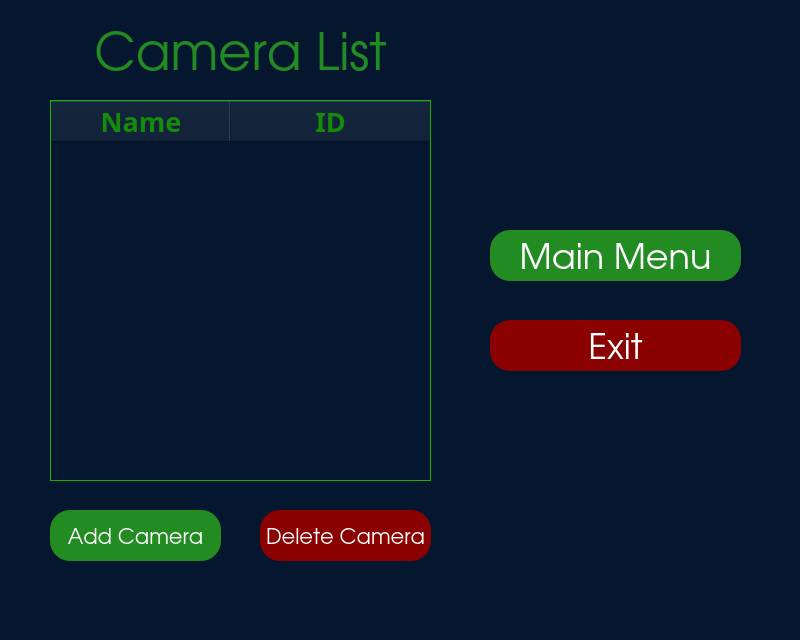
<?xml version="1.0" encoding="UTF-8"?>
<ui version="4.0">
 <class>StartMenu</class>
 <widget class="QMainWindow" name="StartMenu">
  <property name="geometry">
   <rect>
    <x>0</x>
    <y>0</y>
    <width>800</width>
    <height>640</height>
   </rect>
  </property>
  <property name="sizePolicy">
   <sizepolicy hsizetype="Fixed" vsizetype="Fixed">
    <horstretch>0</horstretch>
    <verstretch>0</verstretch>
   </sizepolicy>
  </property>
  <property name="windowTitle">
   <string>Face Mask Detector</string>
  </property>
  <property name="styleSheet">
   <string notr="true">background-color: rgb(5, 23, 47);</string>
  </property>
  <widget class="QWidget" name="centralwidget">
   <widget class="QLabel" name="camera_list_label">
    <property name="geometry">
     <rect>
      <x>50</x>
      <y>20</y>
      <width>381</width>
      <height>61</height>
     </rect>
    </property>
    <property name="font">
     <font>
      <family>URW Gothic L</family>
      <pointsize>38</pointsize>
      <weight>9</weight>
      <italic>false</italic>
      <bold>false</bold>
     </font>
    </property>
    <property name="styleSheet">
     <string notr="true">border: transparent;
background-color: transparent;
color:#228B22;
font: 75 38pt &quot;URW Gothic L&quot;;
</string>
    </property>
    <property name="text">
     <string>Camera List</string>
    </property>
    <property name="alignment">
     <set>Qt::AlignCenter</set>
    </property>
   </widget>
   <widget class="QPushButton" name="add_cam_button">
    <property name="geometry">
     <rect>
      <x>50</x>
      <y>510</y>
      <width>171</width>
      <height>51</height>
     </rect>
    </property>
    <property name="font">
     <font>
      <family>URW Gothic L</family>
      <pointsize>16</pointsize>
      <weight>9</weight>
      <italic>false</italic>
      <bold>false</bold>
     </font>
    </property>
    <property name="cursor">
     <cursorShape>PointingHandCursor</cursorShape>
    </property>
    <property name="styleSheet">
     <string notr="true">QPushButton{
font: 75 16pt &quot;URW Gothic L&quot;;
border:1px transparent;
border-radius: 20px;
color: #fff;
background-color: #228B22;
border: transparent
}

QPushButton:hover {
color: #fff;
background-color: #006400;
border: transparent
}</string>
    </property>
    <property name="text">
     <string>Add Camera</string>
    </property>
   </widget>
   <widget class="QPushButton" name="main_menu_button">
    <property name="geometry">
     <rect>
      <x>490</x>
      <y>230</y>
      <width>251</width>
      <height>51</height>
     </rect>
    </property>
    <property name="font">
     <font>
      <family>URW Gothic L</family>
      <pointsize>26</pointsize>
      <weight>9</weight>
      <italic>false</italic>
      <bold>false</bold>
     </font>
    </property>
    <property name="cursor">
     <cursorShape>PointingHandCursor</cursorShape>
    </property>
    <property name="styleSheet">
     <string notr="true">QPushButton{
font: 75 26pt &quot;URW Gothic L&quot;;
border:1px transparent;
border-radius: 20px;
color: #fff;
background-color: #228B22;
border: transparent
}

QPushButton:hover {
color: #fff;
background-color: #006400;
border: transparent
}</string>
    </property>
    <property name="text">
     <string>Main Menu</string>
    </property>
   </widget>
   <widget class="QPushButton" name="exit_button">
    <property name="geometry">
     <rect>
      <x>490</x>
      <y>320</y>
      <width>251</width>
      <height>51</height>
     </rect>
    </property>
    <property name="font">
     <font>
      <family>URW Gothic L</family>
      <pointsize>26</pointsize>
      <weight>9</weight>
      <italic>false</italic>
      <bold>false</bold>
     </font>
    </property>
    <property name="cursor">
     <cursorShape>PointingHandCursor</cursorShape>
    </property>
    <property name="styleSheet">
     <string notr="true">QPushButton{
font: 75 26pt &quot;URW Gothic L&quot;;
border:1px transparent;
border-radius: 20px;
color: #fff;
background-color: #8B0000;
border: transparent
}

QPushButton:hover {
color: #fff;
background-color: rgb(121, 0, 0);
border: transparent
}

</string>
    </property>
    <property name="text">
     <string>Exit</string>
    </property>
   </widget>
   <widget class="QPushButton" name="delete_cam_button">
    <property name="geometry">
     <rect>
      <x>260</x>
      <y>510</y>
      <width>171</width>
      <height>51</height>
     </rect>
    </property>
    <property name="font">
     <font>
      <family>URW Gothic L</family>
      <pointsize>16</pointsize>
      <weight>9</weight>
      <italic>false</italic>
      <bold>false</bold>
     </font>
    </property>
    <property name="cursor">
     <cursorShape>PointingHandCursor</cursorShape>
    </property>
    <property name="styleSheet">
     <string notr="true">QPushButton{
font: 75 16pt &quot;URW Gothic L&quot;;
border:1px transparent;
border-radius: 20px;
color: #fff;
background-color: #8B0000;
border: transparent
}

QPushButton:hover {
color: #fff;
background-color: rgb(121, 0, 0);
border: transparent
}

</string>
    </property>
    <property name="text">
     <string>Delete Camera</string>
    </property>
   </widget>
   <widget class="QTableWidget" name="camera_table">
    <property name="geometry">
     <rect>
      <x>50</x>
      <y>100</y>
      <width>381</width>
      <height>381</height>
     </rect>
    </property>
    <property name="palette">
     <palette>
      <active>
       <colorrole role="WindowText">
        <brush brushstyle="SolidPattern">
         <color alpha="255">
          <red>21</red>
          <green>180</green>
          <blue>8</blue>
         </color>
        </brush>
       </colorrole>
       <colorrole role="Button">
        <brush brushstyle="SolidPattern">
         <color alpha="255">
          <red>20</red>
          <green>30</green>
          <blue>60</blue>
         </color>
        </brush>
       </colorrole>
       <colorrole role="Text">
        <brush brushstyle="SolidPattern">
         <color alpha="255">
          <red>21</red>
          <green>180</green>
          <blue>8</blue>
         </color>
        </brush>
       </colorrole>
       <colorrole role="ButtonText">
        <brush brushstyle="SolidPattern">
         <color alpha="255">
          <red>21</red>
          <green>180</green>
          <blue>8</blue>
         </color>
        </brush>
       </colorrole>
       <colorrole role="Base">
        <brush brushstyle="SolidPattern">
         <color alpha="255">
          <red>20</red>
          <green>30</green>
          <blue>60</blue>
         </color>
        </brush>
       </colorrole>
       <colorrole role="Window">
        <brush brushstyle="SolidPattern">
         <color alpha="255">
          <red>20</red>
          <green>30</green>
          <blue>60</blue>
         </color>
        </brush>
       </colorrole>
       <colorrole role="Highlight">
        <brush brushstyle="SolidPattern">
         <color alpha="255">
          <red>0</red>
          <green>0</green>
          <blue>205</blue>
         </color>
        </brush>
       </colorrole>
       <colorrole role="ToolTipText">
        <brush brushstyle="SolidPattern">
         <color alpha="255">
          <red>0</red>
          <green>209</green>
          <blue>0</blue>
         </color>
        </brush>
       </colorrole>
      </active>
      <inactive>
       <colorrole role="WindowText">
        <brush brushstyle="SolidPattern">
         <color alpha="255">
          <red>21</red>
          <green>180</green>
          <blue>8</blue>
         </color>
        </brush>
       </colorrole>
       <colorrole role="Button">
        <brush brushstyle="SolidPattern">
         <color alpha="255">
          <red>20</red>
          <green>30</green>
          <blue>60</blue>
         </color>
        </brush>
       </colorrole>
       <colorrole role="Text">
        <brush brushstyle="SolidPattern">
         <color alpha="255">
          <red>21</red>
          <green>180</green>
          <blue>8</blue>
         </color>
        </brush>
       </colorrole>
       <colorrole role="ButtonText">
        <brush brushstyle="SolidPattern">
         <color alpha="255">
          <red>21</red>
          <green>180</green>
          <blue>8</blue>
         </color>
        </brush>
       </colorrole>
       <colorrole role="Base">
        <brush brushstyle="SolidPattern">
         <color alpha="255">
          <red>20</red>
          <green>30</green>
          <blue>60</blue>
         </color>
        </brush>
       </colorrole>
       <colorrole role="Window">
        <brush brushstyle="SolidPattern">
         <color alpha="255">
          <red>20</red>
          <green>30</green>
          <blue>60</blue>
         </color>
        </brush>
       </colorrole>
       <colorrole role="Highlight">
        <brush brushstyle="SolidPattern">
         <color alpha="255">
          <red>0</red>
          <green>0</green>
          <blue>205</blue>
         </color>
        </brush>
       </colorrole>
       <colorrole role="ToolTipText">
        <brush brushstyle="SolidPattern">
         <color alpha="255">
          <red>0</red>
          <green>209</green>
          <blue>0</blue>
         </color>
        </brush>
       </colorrole>
      </inactive>
      <disabled>
       <colorrole role="WindowText">
        <brush brushstyle="SolidPattern">
         <color alpha="255">
          <red>21</red>
          <green>180</green>
          <blue>8</blue>
         </color>
        </brush>
       </colorrole>
       <colorrole role="Button">
        <brush brushstyle="SolidPattern">
         <color alpha="255">
          <red>20</red>
          <green>30</green>
          <blue>60</blue>
         </color>
        </brush>
       </colorrole>
       <colorrole role="Text">
        <brush brushstyle="SolidPattern">
         <color alpha="255">
          <red>21</red>
          <green>180</green>
          <blue>8</blue>
         </color>
        </brush>
       </colorrole>
       <colorrole role="ButtonText">
        <brush brushstyle="SolidPattern">
         <color alpha="255">
          <red>21</red>
          <green>180</green>
          <blue>8</blue>
         </color>
        </brush>
       </colorrole>
       <colorrole role="Base">
        <brush brushstyle="SolidPattern">
         <color alpha="255">
          <red>20</red>
          <green>30</green>
          <blue>60</blue>
         </color>
        </brush>
       </colorrole>
       <colorrole role="Window">
        <brush brushstyle="SolidPattern">
         <color alpha="255">
          <red>20</red>
          <green>30</green>
          <blue>60</blue>
         </color>
        </brush>
       </colorrole>
       <colorrole role="Highlight">
        <brush brushstyle="SolidPattern">
         <color alpha="255">
          <red>0</red>
          <green>0</green>
          <blue>205</blue>
         </color>
        </brush>
       </colorrole>
       <colorrole role="ToolTipText">
        <brush brushstyle="SolidPattern">
         <color alpha="255">
          <red>0</red>
          <green>209</green>
          <blue>0</blue>
         </color>
        </brush>
       </colorrole>
      </disabled>
     </palette>
    </property>
    <property name="font">
     <font>
      <family>Gill Sans MT</family>
      <pointsize>14</pointsize>
      <weight>75</weight>
      <bold>true</bold>
     </font>
    </property>
    <property name="cursor" stdset="0">
     <cursorShape>PointingHandCursor</cursorShape>
    </property>
    <property name="focusPolicy">
     <enum>Qt::StrongFocus</enum>
    </property>
    <property name="contextMenuPolicy">
     <enum>Qt::NoContextMenu</enum>
    </property>
    <property name="autoFillBackground">
     <bool>false</bool>
    </property>
    <property name="styleSheet">
     <string notr="true">QTableWidget {
color: rgb(21, 180, 8);
background-color: rgb(20, 30, 60);
gridline-color: rgb(0, 170, 0);
selection-background-color: rgb(0, 0, 205);
hover {background-color: #f5f5f5;}
}

QHeaderView::section { 
border-bottom: 1px solid green;
gridline-color: rgb(0, 170, 0);
background-color: rgb(6, 34, 50);
 }
</string>
    </property>
    <property name="frameShape">
     <enum>QFrame::Box</enum>
    </property>
    <property name="frameShadow">
     <enum>QFrame::Plain</enum>
    </property>
    <property name="lineWidth">
     <number>1</number>
    </property>
    <property name="midLineWidth">
     <number>1</number>
    </property>
    <property name="horizontalScrollBarPolicy">
     <enum>Qt::ScrollBarAsNeeded</enum>
    </property>
    <property name="sizeAdjustPolicy">
     <enum>QAbstractScrollArea::AdjustToContents</enum>
    </property>
    <property name="autoScrollMargin">
     <number>20</number>
    </property>
    <property name="editTriggers">
     <set>QAbstractItemView::NoEditTriggers</set>
    </property>
    <property name="dragDropOverwriteMode">
     <bool>false</bool>
    </property>
    <property name="selectionMode">
     <enum>QAbstractItemView::SingleSelection</enum>
    </property>
    <property name="selectionBehavior">
     <enum>QAbstractItemView::SelectRows</enum>
    </property>
    <property name="cornerButtonEnabled">
     <bool>false</bool>
    </property>
    <property name="rowCount">
     <number>0</number>
    </property>
    <attribute name="horizontalHeaderCascadingSectionResizes">
     <bool>false</bool>
    </attribute>
    <attribute name="horizontalHeaderDefaultSectionSize">
     <number>180</number>
    </attribute>
    <attribute name="horizontalHeaderHighlightSections">
     <bool>true</bool>
    </attribute>
    <attribute name="horizontalHeaderMinimumSectionSize">
     <number>40</number>
    </attribute>
    <attribute name="horizontalHeaderStretchLastSection">
     <bool>true</bool>
    </attribute>
    <attribute name="verticalHeaderVisible">
     <bool>false</bool>
    </attribute>
    <attribute name="verticalHeaderDefaultSectionSize">
     <number>40</number>
    </attribute>
    <attribute name="verticalHeaderMinimumSectionSize">
     <number>30</number>
    </attribute>
    <attribute name="verticalHeaderStretchLastSection">
     <bool>false</bool>
    </attribute>
    <column>
     <property name="text">
      <string>Name</string>
     </property>
     <property name="font">
      <font>
       <family>Gill Sans MT</family>
       <pointsize>20</pointsize>
       <weight>75</weight>
       <bold>true</bold>
       <kerning>true</kerning>
      </font>
     </property>
     <property name="textAlignment">
      <set>AlignCenter</set>
     </property>
     <property name="background">
      <color>
       <red>6</red>
       <green>34</green>
       <blue>67</blue>
      </color>
     </property>
     <property name="foreground">
      <brush brushstyle="SolidPattern">
       <color alpha="255">
        <red>20</red>
        <green>140</green>
        <blue>10</blue>
       </color>
      </brush>
     </property>
    </column>
    <column>
     <property name="text">
      <string>ID</string>
     </property>
     <property name="font">
      <font>
       <family>Gill Sans MT</family>
       <pointsize>20</pointsize>
       <weight>75</weight>
       <bold>true</bold>
      </font>
     </property>
     <property name="textAlignment">
      <set>AlignCenter</set>
     </property>
     <property name="background">
      <color>
       <red>6</red>
       <green>34</green>
       <blue>68</blue>
      </color>
     </property>
     <property name="foreground">
      <brush brushstyle="SolidPattern">
       <color alpha="255">
        <red>20</red>
        <green>140</green>
        <blue>10</blue>
       </color>
      </brush>
     </property>
    </column>
   </widget>
  </widget>
  <widget class="QMenuBar" name="menubar">
   <property name="geometry">
    <rect>
     <x>0</x>
     <y>0</y>
     <width>800</width>
     <height>22</height>
    </rect>
   </property>
  </widget>
  <widget class="QStatusBar" name="statusbar"/>
 </widget>
 <resources/>
 <connections/>
</ui>
